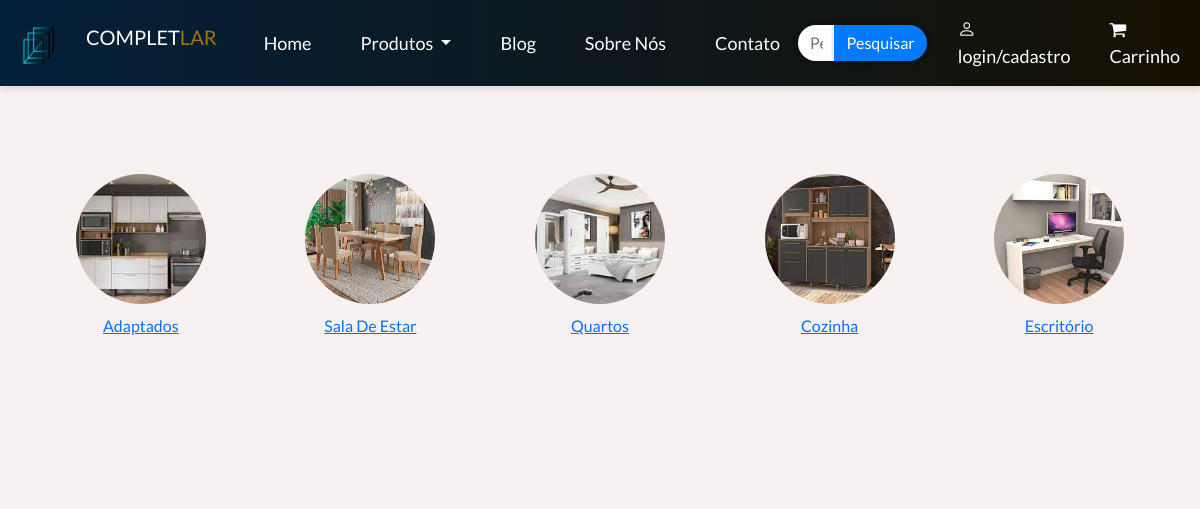
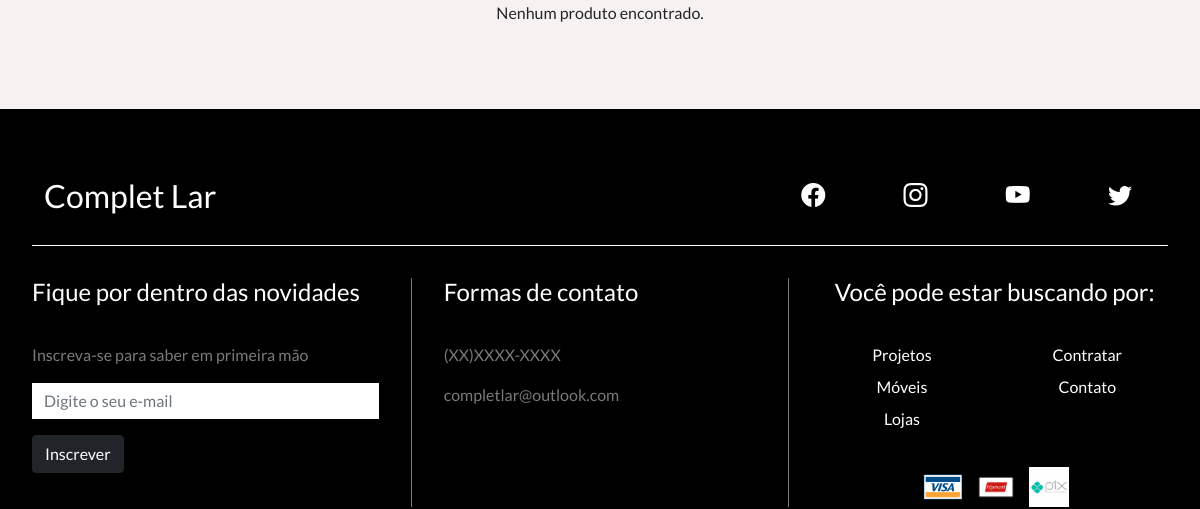
The page /produtosQ.php (upper part) on the database as committed earlier (2 pictures, top to bottom).
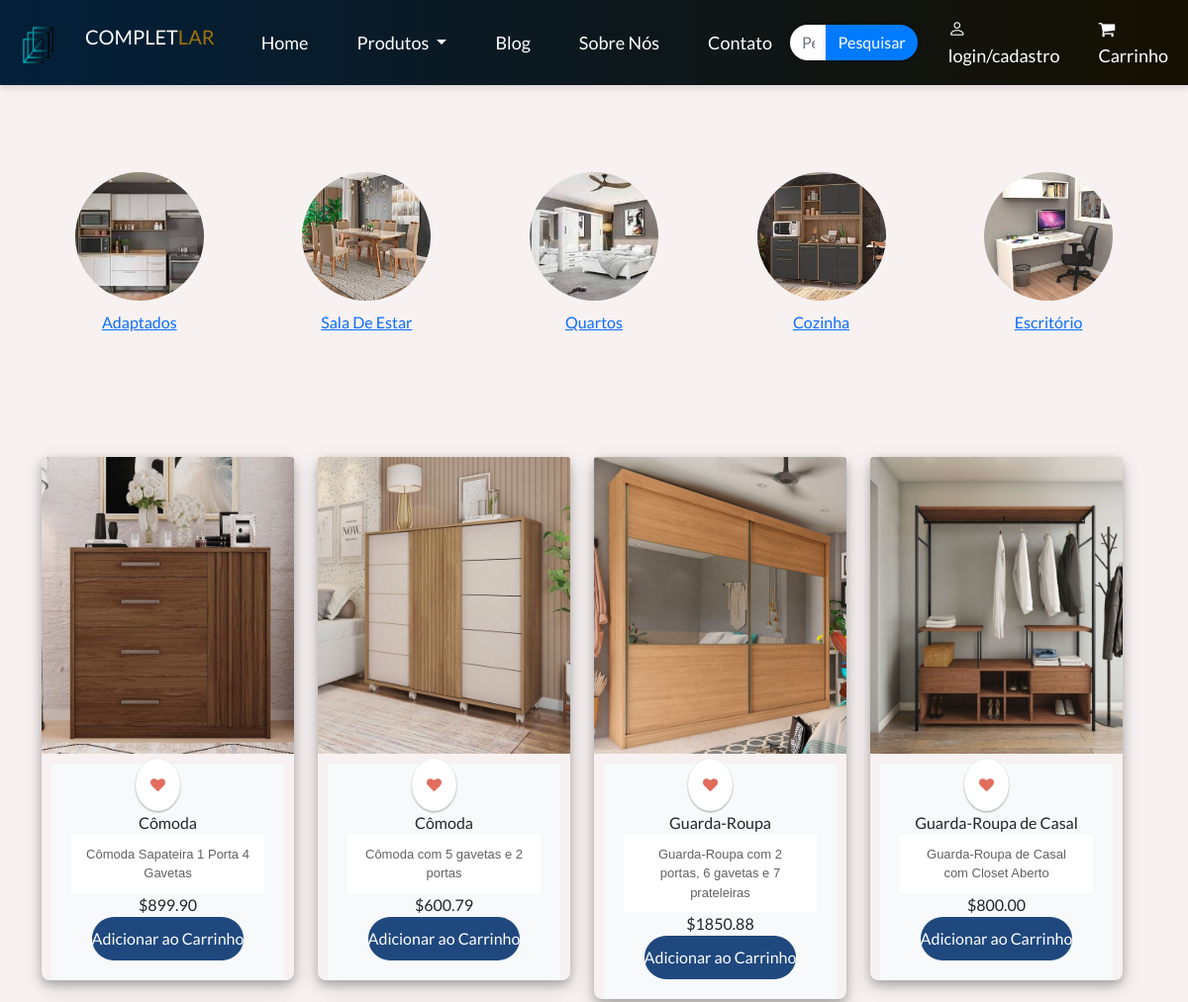
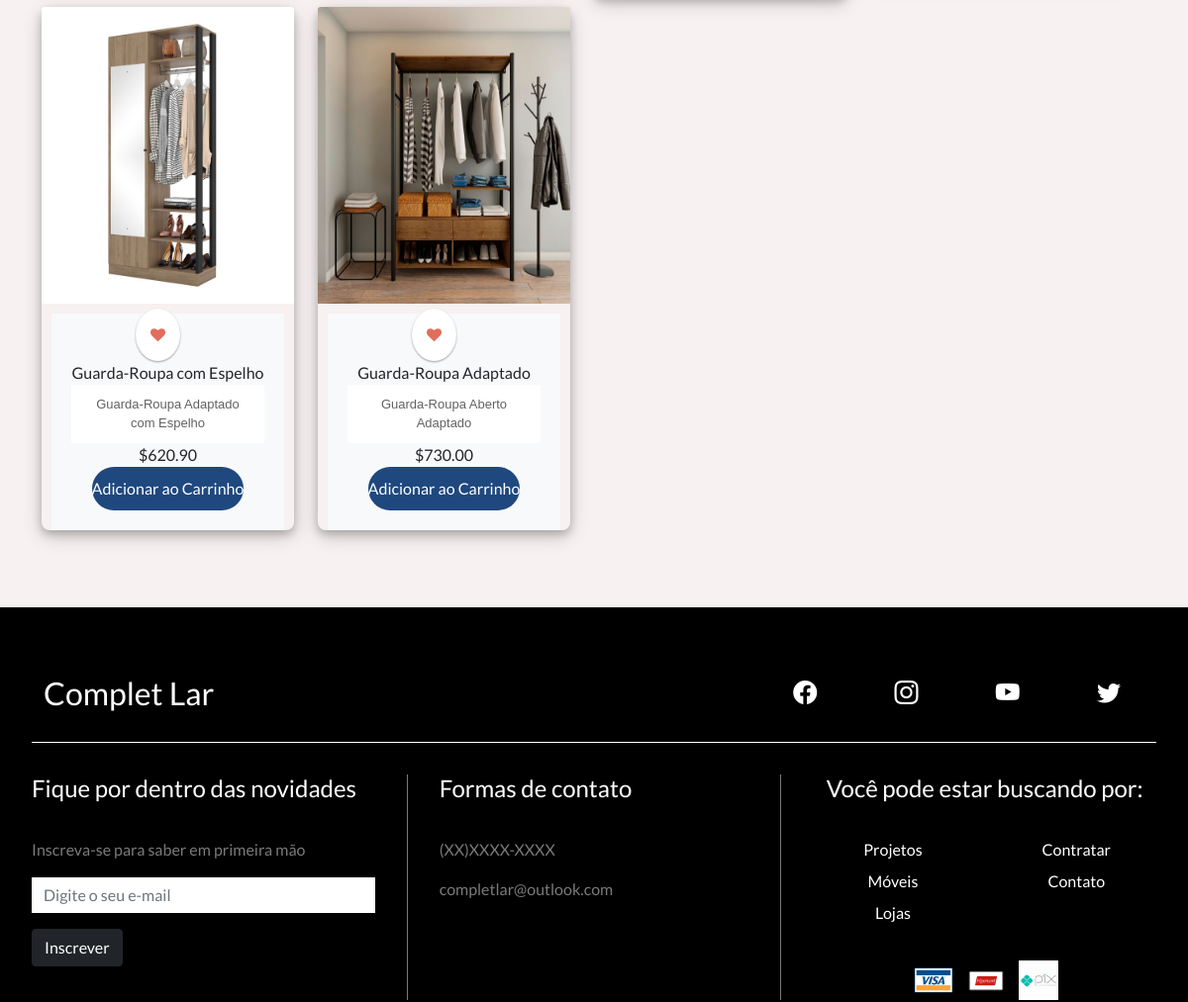
The same page on the database as committed later (2 pictures, top to bottom).
### tables this page shows
CREATE TABLE `categoriaquarto` (
  `IdQuarto` int(11) NOT NULL,
  `nome` varchar(255) NOT NULL,
  `caminho_imagem` varchar(255) NOT NULL,
  `descricao_imagem` varchar(70) NOT NULL,
  `preco` varchar(70) NOT NULL
);

### produtosQ.php (the view, shortened to what this page needs)
<!DOCTYPE html>
<html lang="pt-br">
<head>
    <link
      href="https://cdn.jsdelivr.net/npm/bootstrap@5.0.2/dist/css/bootstrap.min.css"
      rel="stylesheet"
    />
    <link
      rel="stylesheet"
      href="https://cdn.jsdelivr.net/npm/bootstrap-icons@1.5.0/font/bootstrap-icons.css"
    />
    <link rel="stylesheet" href="assets/CSS/categoria.css" />
    <link rel="stylesheet"  type="text/css"  href="assets/CSS/mainProduto.css"/>
  </head>
<body>
<link rel="stylesheet" href="https://cdnjs.cloudflare.com/ajax/libs/font-awesome/4.7.0/css/font-awesome.min.css">
<?php include 'includes/header.php'; ?>
<br><br><br>
<div class="container text-center mx-auto p-2">
    <div class="row">
        <div class="col-md-2 d-flex flex-column align-items-center mx-auto p-2">
            <a href="produtos.php">
                <img src="assets/Imagens/Produtos/adaptados.jpg" class="img-fluid rounded-circle img-zoom" alt="Imagem 1">
                <p>Adaptados</p>
            </a>
        </div>
        <div class="col-md-2 d-flex flex-column align-items-center mx-auto p-2">
            <a href="produtosSE.php">
                <img src="assets/Imagens/Produtos/saladestarr.jpg" class="img-fluid rounded-circle img-zoom" alt="Imagem 1">
                <p>Sala De Estar</p>
            </a>
        </div>
        <div class="col-md-2 d-flex flex-column align-items-center mx-auto p-2">
            <a href="produtosQ.php">
                <img src="assets/Imagens/Produtos/quartos.jpg" class="img-fluid rounded-circle img-zoom" alt="Imagem 1">
                <p>Quartos</p>
            </a>
        </div>
        <div class="col-md-2 d-flex flex-column align-items-center mx-auto p-2">
            <a href="produtosC.php">
                <img src="assets/Imagens/Produtos/cozinhaa.jpg" class="img-fluid rounded-circle img-zoom" alt="Imagem 1">
                <p>Cozinha</p>
            </a>
        </div>
        <div class="col-md-2 d-flex flex-column align-items-center mx-auto p-2">
            <a href="produtosE.php">
                <img src="assets/Imagens/Produtos/escrito.jpg" class="img-fluid rounded-circle img-zoom" alt="Imagem 1">
                <p>Escritório</p>
            </a>
        </div>
    </div>
</div><br>
<div class="container mt-5">
    <div class="row">
        <?php
        $conn = new Conectar();
        $itensPorPagina = 6;
        $paginaAtual = isset($_GET['pagina']) ? (int)$_GET['pagina'] : 1;
        $offset = ($paginaAtual - 1) * $itensPorPagina;
        $sql = "SELECT * FROM categoriaquarto LIMIT $itensPorPagina OFFSET $offset";
        $stmt = $conn->prepare($sql);
        $stmt->execute();
        $result = $stmt->fetchAll(PDO::FETCH_ASSOC);
        if ($result) {
            echo '<div class="row">';
            foreach ($result as $row) {
                echo '<div class="col-md-3">';
                echo '<div class="card-sl">';
                echo '<img src="' . $row['caminho_imagem'] . '" class="card-img-top custom-image-size img-fluid" alt="' . $row['nome'] . '" style="width: 100vh; height:300px;">';
                echo '<div class="card-body d-flex flex-column align-items-center" style="text-align: center; padding: 20px;margin:10px; background-color: #f8f9fa;">';
                echo  '<a class="card-action" href="#"><i class="fa fa-heart"></i></a>';
                echo '<div class="heading">' . $row['nome'] . '</div>';
                echo '<div class="card-text">' . $row['descricao_imagem'] . '</div>';
                echo '<div class="card-price">$' . $row['preco'] . '</div>';
                echo '<form method="post" action="adiciona_ao_carrinho.php">';
                echo '<button class="card-button" type="submit" name="add_to_cart" >Adicionar ao Carrinho</button>';
                echo '</form>';
                echo '</div>';
                echo '</div>';
                echo '</div>';
            }
            echo '</div>';
        } else {
            echo '<p class="text-center mt-5">Nenhum produto encontrado.</p>';
        }
        ?>
        </div>
</div>
    <br><br>
  <?php include 'includes/footer.php'; ?>
</body>
</html>

Rows that differ between the two databases and show on the page:
added categoriaquarto: caminho_imagem (picture), nome "Cômoda", descricao_imagem "Cômoda Sapateira 1 Porta 4 Gavetas", preco "899.90"
added categoriaquarto: caminho_imagem (picture), nome "Cômoda", descricao_imagem "Cômoda com 5 gavetas e 2 portas", preco "600.79"
added categoriaquarto: caminho_imagem (picture), nome "Guarda-Roupa", descricao_imagem "Guarda-Roupa com 2 portas, 6 gavetas e 7 prateleiras", preco "1850.88"
added categoriaquarto: caminho_imagem (picture), nome "Guarda-Roupa de Casal", descricao_imagem "Guarda-Roupa de Casal com Closet Aberto", preco "800.00"
added categoriaquarto: caminho_imagem (picture), nome "Guarda-Roupa com Espelho", descricao_imagem "Guarda-Roupa Adaptado com Espelho", preco "620.90"
added categoriaquarto: caminho_imagem (picture), nome "Guarda-Roupa Adaptado", descricao_imagem "Guarda-Roupa Aberto Adaptado", preco "730.00"
Other text that changed with them:
text no longer shown: "Nenhum produto encontrado."
